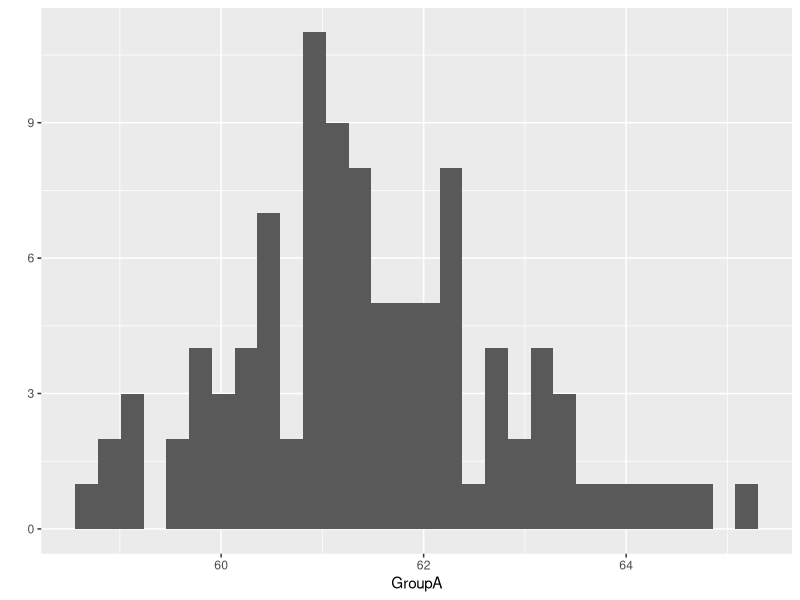
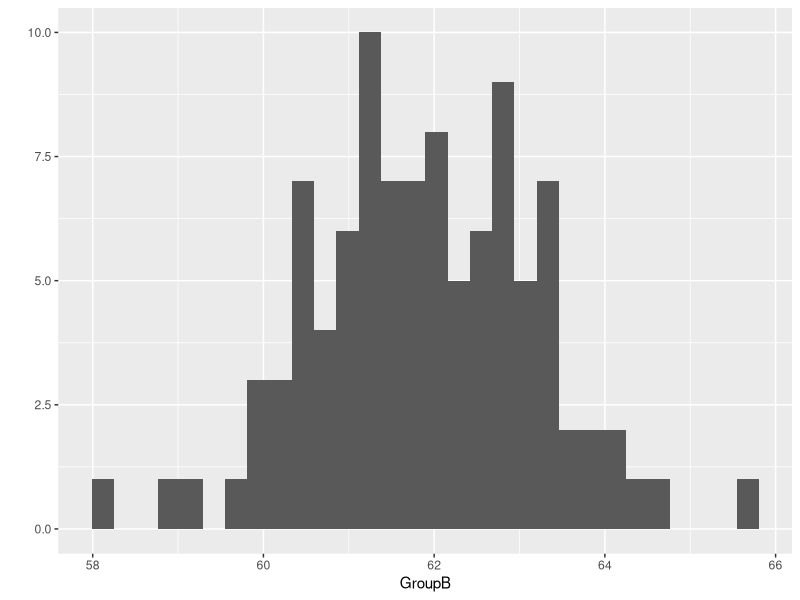
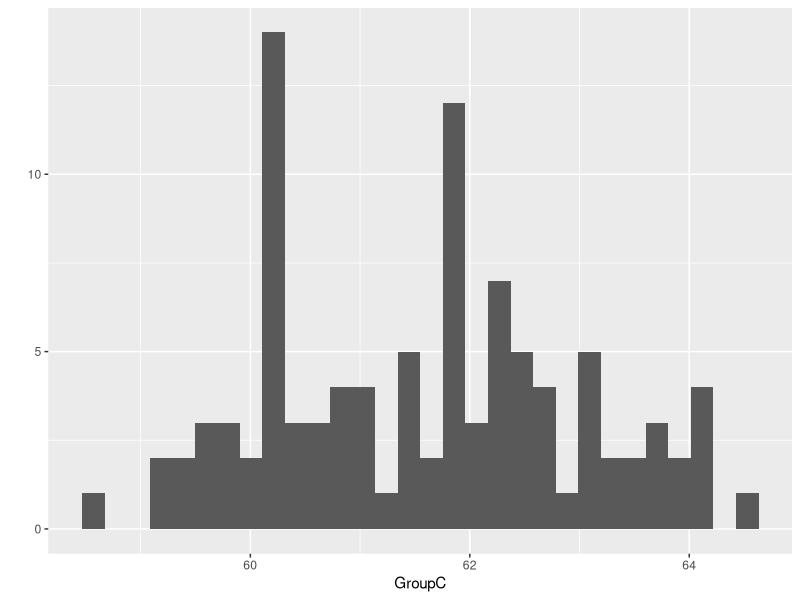

These charts were generated, in order, by the following R code:



#Create counter function#
count <- function(x){
  counter <- 0
  for(i in 1:length(x)){
    if(x[i] == 0){
      counter <- counter+1
    }
    else{
      counter <- counter+0
    }
  }
  return(counter)
}

#Create dummy data + run function
rv1 <- rep(0,20)
count(rv1)
#created a vector of 20 zeros, counter returns 20 zeros
rv2 <- c(rep(0,10),rep(1,10))
rv2 <- rv2[which(rv2 == 0)]        

count2 <- function(x){
  return(length(x[which(x == 0)]))
}
count2(rv2)


#Question 3: Write a function that takes as input two integers representing the number of rows and columns in a matrix. The output is a matrix of these dimensions in which each element is the product of the row number x the column number.#

make_matrix <- function(a=4,b=5){
  m <- matrix(nrow = a, ncol = b)
  for(i in 1:nrow(m)){
    for(j in 1:ncol(m)){
      m[i,j] <- i*j
    }
  }
  return(m)
}
make_matrix()

#Question 4:

groupA <- cbind(rep('groupA',100),rnorm(n = 100, mean = 60, sd = 5))
groupB <- cbind(rep('groupB',100),rnorm(n = 100, mean = 45, sd = 5))
groupC <- cbind(rep('groupC',100),rnorm(n = 100, mean = 81, sd = 5))
df1 <- rbind(groupA,groupB,groupC)
df1
colnames(df1) <- c('group','variable')
df1 <- as.data.frame(df1)
df1$variable <- as.numeric(df1$variable)

# Write a custom function that 1) reshuffles the response variable, and 2) calculates the mean of each group
#in the reshuffled data. Store the means in a vector of length 3.
library(dplyr)
shuffle <- function(df = df1){
  colnames(df) <- c('group','variable')
  variable <- (sample(df$variable, replace = F))
  group <- df$group
  df2 <- data.frame(group,variable)
  df3 <- df2 %>% group_by(group) %>% summarize(mean = mean(variable))
  return(df3)
}
shuffle(df1)

#Use a for loop to repeat the function in b 100 times. Store the results in a data frame that has 1 column indicating the replicate number and 1 column for each new group mean, for a total of 4 columns.
library(tidyverse)
results <- data.frame()
for(i in 1:100){
  df3 <- shuffle(df1)
  df3 <- df3 %>% pivot_wider(names_from = group, values_from = mean)
  #rownames_to_column(df3)
  df3 <-cbind(i,df3)
  results <- rbind(results, df3)
}
results  

#Use qplot() to create a histogram of the means for each reshuffled group. Or, if you want a challenge, use ggplot() to overlay all 3 histograms in the same figure. How do the distributions of reshuffled means compare to the original means?
library(ggplot2)
xlabel <- c('GroupA','GroupB','GroupC')
loop.vector <- 2:4
for( i in loop.vector){
  plot <- qplot(results[,i], geom='histogram',xlab = xlabel[i-1])
  print(plot)
}
